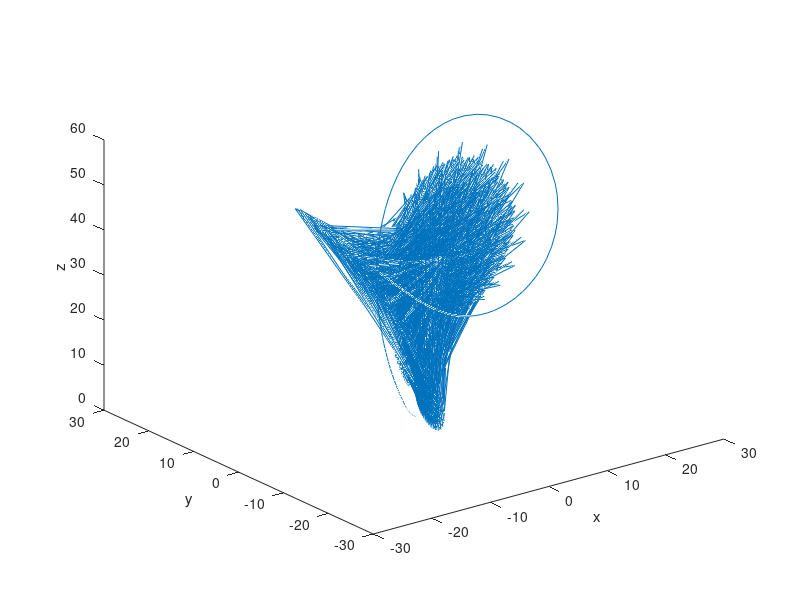

MATLAB code for this plot:
%LMM in Exercise 2 for the Lorenz system
clear
format long;
V=[1;1;1];%set v_0
f=[10*(V(2,:)-V(1,:));V(1,:)*(28-V(3,:))-V(2,:);V(1,:)*V(2,:)-(8/3)*V(3,:)];%set f_0
t=0;%set t_0=0
h=0.005;%set time step length h
N=100/h;%get the step number
temp=[];%set an empty temp vector for later using
t=0;%set t_0=0


%use Euler Method once to find v_1 and f_1
temp=V(:,1)+h*f(:,1);%calculate y_n-1,here we get y_1
V=[V,temp];%y=[v_0,v_1]
t=t+h;%move forward
f=[f,[10*(V(2,2)-V(1,2));V(1,2)*(28-V(3,2))-V(2,2);V(1,2)*V(2,2)-(8/3)*V(3,2)]];%[f0,f1]

%use AB(2) Method to find v_2 and f_2
temp=V(:,2)+(h/2)*(3*f(:,2)-f(:,1));%calculate y_n-1,here we get y_1
V=[V,temp];%y=[v0,v1,v2]
t=t+h;%move forward
f=[f,[10*(V(2,3)-V(1,3));V(1,3)*(28-V(3,3))-V(2,3);V(1,3)*V(2,3)-(8/3)*V(3,3)]];%update and save f

%We got [V0,V1,V2], [f0,f1,f2],we then start to get V4... by PECE method

for n=4:1:N+1
    %Start with a predictor
    temp=V(:,n-3)+3*h*f(:,n-3);
    %Evaluate 
    V=[V,temp];%update and save V
    f=[f,[10*(temp(2,:)-temp(1,:));temp(1,:)*(28-temp(3,:))-temp(2,:);temp(1,:)*temp(2,:)-(8/3)*temp(3,:)]];%update and save f  
    t=t+h;%move forward
end

plot3(V(1,:),V(2,:),V(3,:));
xlabel('x');
ylabel('y');
zlabel('z');
hold on
    
    
    